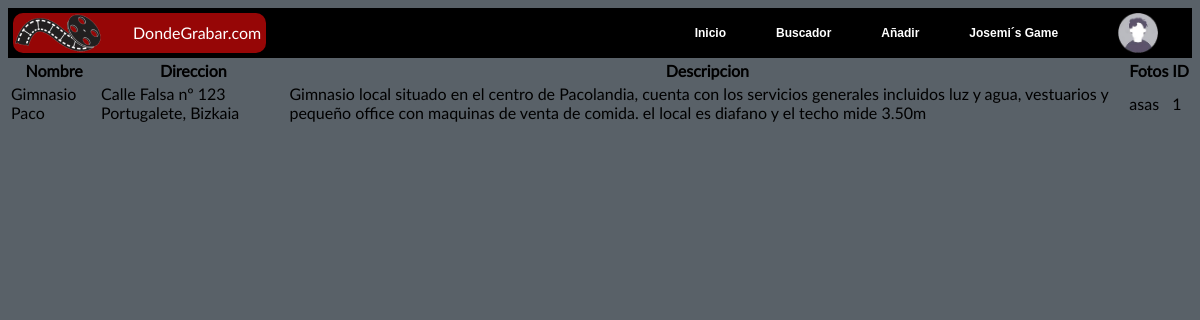
The page /localizacion.php?idLocalizacion=1 on the database its author committed.
### tables this page shows
CREATE TABLE `localizaciones` (
  `ID` int(5) NOT NULL,
  `nombre` varchar(25) NOT NULL,
  `descripcion` text NOT NULL,
  `direccion` text NOT NULL,
  `fotos` varchar(50) NOT NULL DEFAULT ''
);

### functions/db.php (called while the page is built, shortened)
<?php
function connect() {
    $db_host = "localhost";
    $db_user = "root";
    $db_pass = "";
    $db_name = "dondegrabar";
    $con = mysqli_connect($db_host, $db_user, $db_pass, $db_name);
    return $con;
}
function select($tabla = "", $arrayCampos = array("*"), $where = false ) {
    if($tabla != "") {
        if($arrayCampos[0] == "*") {
            $arrayCamposEntreComillas = $arrayCampos;
        } else {
            $arrayCamposEntreComillas = array();
            foreach ($arrayCampos as $key => $value) {
                $arrayCamposEntreComillas[$key] = "`" . $value . "`";
            }
        }
        $campos = implode(", ", $arrayCamposEntreComillas);
        $con = connect();
        $sql = "SELECT " . $campos . " FROM " . $tabla;
        if ($where){
            $arrayWhere = array();
            foreach ($where as $key => $value) {
                $arrayWhere[] = "`" . $key . "` = '" . $value . "'";
            }
            $textoWhere = " WHERE " . implode(" AND ", $arrayWhere);
            $sql = $sql . $textoWhere;
        }
        $result = mysqli_query($con, $sql);
        return $result;
    }
}
?>

### localizacion.php (the view, shortened to what this page needs)
<?php
require_once("./functions/db.php");
$where = array(
    "id" => $_GET['idLocalizacion']
);
$localizaciones = select("localizaciones", array("*"), $where);
?>
<html>
<head>
    <link href="estilos/estilos.css" rel="stylesheet" type="text/css">
</head>
<body>
    <?php include_once("./templates/header.php"); ?>
    <content>
    <?php
        while($localizacion = mysqli_fetch_object($localizaciones)) { ?>
            <table>
                <tr>
                    <th>Nombre</th>
                    <th>Direccion</th>
                    <th>Descripcion</th>
                    <th>Fotos</th>
                    <th>ID</th>
                </tr>
                <tr>
                    <td><?php echo $localizacion->nombre; ?></td>
                    <td><?php echo $localizacion->direccion; ?></td>
                    <td><?php echo $localizacion->descripcion; ?></td>
                    <td><?php echo $localizacion->fotos; ?></td>
                    <td><?php echo $localizacion->ID; ?></td>
                </tr>
            </table>
        <?php } ?>
    </content>
</body>
</html>

### estilos/estilos.css (style rules this page uses)
body { background: #596168; font-family: "Lato"; }
content { display: flex; flex-flow: row nowrap; }

### rows shown on the page
localizaciones: nombre "Gimnasio Paco", direccion "Calle Falsa nº 123 Portugalete, Bizkaia", descripcion "Gimnasio local situado en el centro de Pacolandia, cuenta con los servicios generales incluidos luz y agua, vestuarios y pequeño office con maquinas de venta de comida. el local es diafano y el techo mide 3.50m", fotos "asas", ID "1"
